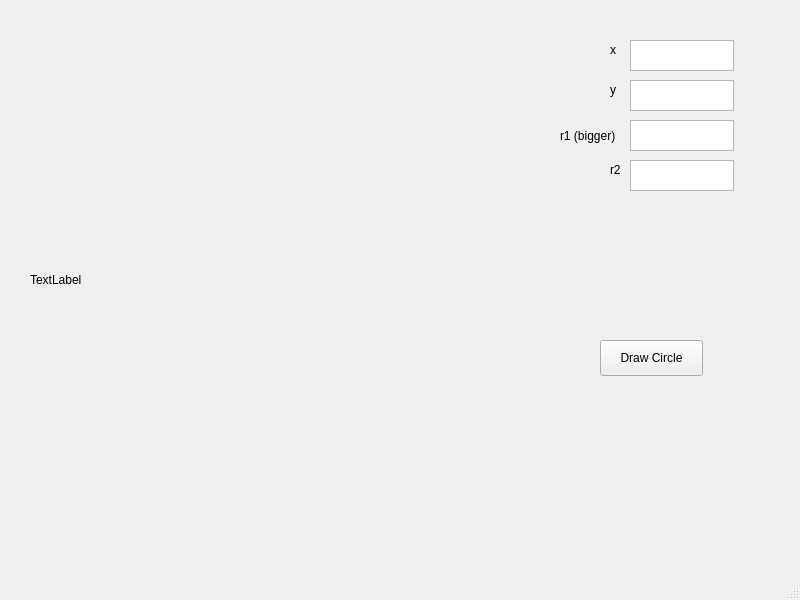
<?xml version="1.0" encoding="UTF-8"?>
<ui version="4.0">
 <class>MainWindow</class>
 <widget class="QMainWindow" name="MainWindow">
  <property name="geometry">
   <rect>
    <x>0</x>
    <y>0</y>
    <width>800</width>
    <height>600</height>
   </rect>
  </property>
  <property name="windowTitle">
   <string>MainWindow</string>
  </property>
  <widget class="QWidget" name="centralwidget">
   <widget class="QTextEdit" name="textEdit">
    <property name="geometry">
     <rect>
      <x>630</x>
      <y>40</y>
      <width>104</width>
      <height>31</height>
     </rect>
    </property>
   </widget>
   <widget class="QTextEdit" name="textEdit_4">
    <property name="geometry">
     <rect>
      <x>630</x>
      <y>160</y>
      <width>104</width>
      <height>31</height>
     </rect>
    </property>
   </widget>
   <widget class="QLabel" name="label_5">
    <property name="geometry">
     <rect>
      <x>610</x>
      <y>160</y>
      <width>21</width>
      <height>20</height>
     </rect>
    </property>
    <property name="text">
     <string>r2</string>
    </property>
   </widget>
   <widget class="QPushButton" name="pushButton">
    <property name="geometry">
     <rect>
      <x>600</x>
      <y>340</y>
      <width>103</width>
      <height>36</height>
     </rect>
    </property>
    <property name="text">
     <string>Draw Circle</string>
    </property>
   </widget>
   <widget class="QLabel" name="label_2">
    <property name="geometry">
     <rect>
      <x>610</x>
      <y>40</y>
      <width>21</width>
      <height>20</height>
     </rect>
    </property>
    <property name="text">
     <string>x</string>
    </property>
   </widget>
   <widget class="QLabel" name="label">
    <property name="geometry">
     <rect>
      <x>30</x>
      <y>30</y>
      <width>500</width>
      <height>500</height>
     </rect>
    </property>
    <property name="text">
     <string>TextLabel</string>
    </property>
   </widget>
   <widget class="QTextEdit" name="textEdit_3">
    <property name="geometry">
     <rect>
      <x>630</x>
      <y>120</y>
      <width>104</width>
      <height>31</height>
     </rect>
    </property>
   </widget>
   <widget class="QTextEdit" name="textEdit_2">
    <property name="geometry">
     <rect>
      <x>630</x>
      <y>80</y>
      <width>104</width>
      <height>31</height>
     </rect>
    </property>
   </widget>
   <widget class="QLabel" name="label_3">
    <property name="geometry">
     <rect>
      <x>610</x>
      <y>80</y>
      <width>21</width>
      <height>20</height>
     </rect>
    </property>
    <property name="text">
     <string>y</string>
    </property>
   </widget>
   <widget class="QLabel" name="label_4">
    <property name="geometry">
     <rect>
      <x>560</x>
      <y>120</y>
      <width>71</width>
      <height>31</height>
     </rect>
    </property>
    <property name="text">
     <string>r1 (bigger)</string>
    </property>
   </widget>
  </widget>
  <widget class="QMenuBar" name="menubar">
   <property name="geometry">
    <rect>
     <x>0</x>
     <y>0</y>
     <width>800</width>
     <height>25</height>
    </rect>
   </property>
  </widget>
  <widget class="QStatusBar" name="statusbar"/>
 </widget>
 <resources/>
 <connections/>
</ui>
